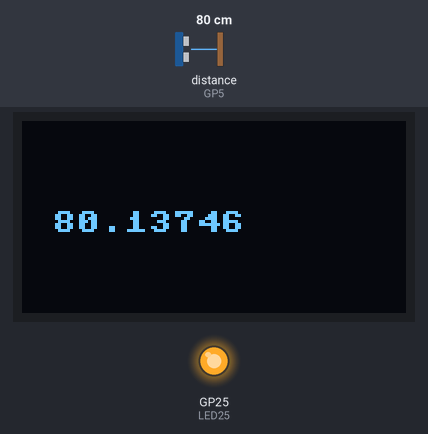
Simulated run of this program. Board: Raspberry Pi Pico running MicroPython. On the bench: 128×64 one-colour display, output pins drawn as LEDs (lit = HIGH). Inputs (shaded band) come from the test bench; at power-on: distance to the obstacle (sensor on GP5) 80 cm. The echo pulse lasts 58.3 µs per cm; library files of the repository ran but are not shown: hcsr04.py, SSD1306.py; pins used as bus, display or sensor lines are not drawn; what the program prints to the serial console is not drawn.

Above: at 1.2 s.
1.3 s: distance to the obstacle (sensor on GP5) set to 2 cm
At 1.8 s:
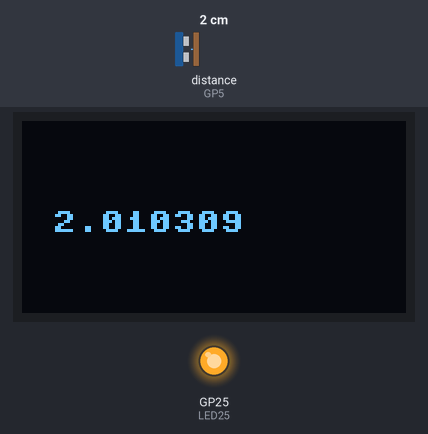
2.8 s: distance to the obstacle (sensor on GP5) set to 4 cm
At 3.4 s:
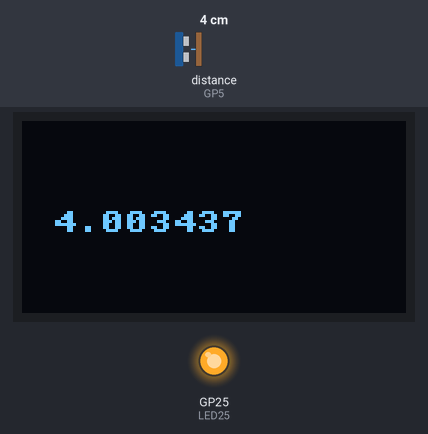
4.3 s: distance to the obstacle (sensor on GP5) set to 9 cm
At 5.5 s:
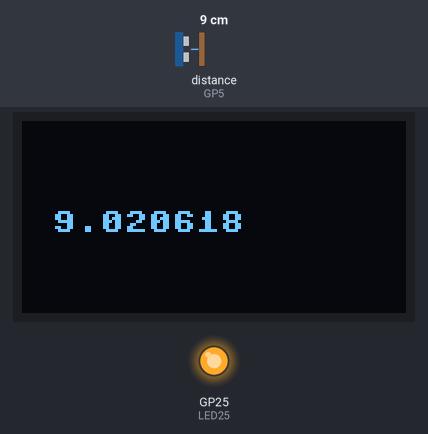
Timing chart, 0 to 7.3 s (numbered marks = the images above; inputs shaded):
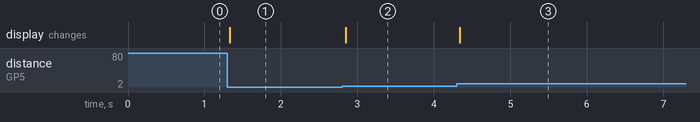

Measured:
- after the input at 1.3 s, the display: changes at once (image 1)
- after the input at 2.8 s, the display: changes after 0.05 s (image 2)
- after the input at 4.3 s, the display: changes at once (image 3)

The program:

Ultrason.py
```python
from hcsr04 import HCSR04
from SSD1306 import SSD1306_I2C
from machine import Pin, I2C

LED25 = Pin(25, Pin.OUT)
LED25.value(1)

sensor = HCSR04(trigger_pin = 4, echo_pin = 5)
i2c_2 = I2C(0,scl=Pin(17), sda=Pin(16), freq=400000)

d = SSD1306_I2C(128,64,i2c_2)

while 1:
    distance = sensor.distance_cm()
    d.text(str(distance),10,30)
    d.show()
    d.fill(0)
    print(distance)
```
